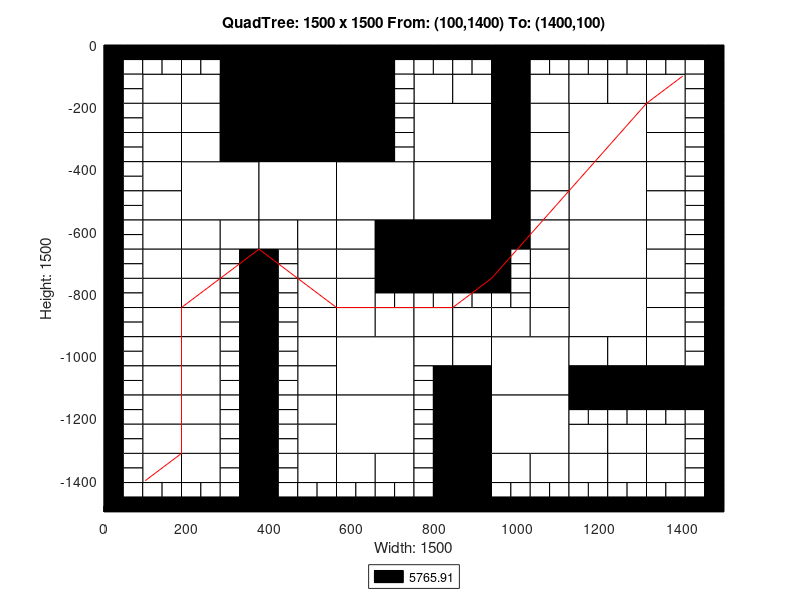

Recreate this plot in MATLAB.
axis([0 1500 -1500 0]);
title('QuadTree: 1500 x 1500 From: (100,1400) To: (1400,100)');
xlabel('Width: 1500');
ylabel('Height: 1500');
rectangle('Position',[375 -187.5 187.5 187.5], 'FaceColor',[0 0 0]);
rectangle('Position',[375 -375 187.5 187.5], 'FaceColor',[0 0 0]);
rectangle('Position',[187.5 -562.5 187.5 187.5], 'FaceColor',[1 1 1]);
rectangle('Position',[375 -562.5 187.5 187.5], 'FaceColor',[1 1 1]);
rectangle('Position',[562.5 -562.5 187.5 187.5], 'FaceColor',[1 1 1]);
rectangle('Position',[750 -375 187.5 187.5], 'FaceColor',[1 1 1]);
rectangle('Position',[1125 -375 187.5 187.5], 'FaceColor',[1 1 1]);
rectangle('Position',[750 -562.5 187.5 187.5], 'FaceColor',[1 1 1]);
rectangle('Position',[750 -750 187.5 187.5], 'FaceColor',[0 0 0]);
rectangle('Position',[1125 -562.5 187.5 187.5], 'FaceColor',[1 1 1]);
rectangle('Position',[1125 -750 187.5 187.5], 'FaceColor',[1 1 1]);
rectangle('Position',[562.5 -1125 187.5 187.5], 'FaceColor',[1 1 1]);
rectangle('Position',[562.5 -1312.5 187.5 187.5], 'FaceColor',[1 1 1]);
rectangle('Position',[937.5 -1125 187.5 187.5], 'FaceColor',[1 1 1]);
rectangle('Position',[1125 -937.5 187.5 187.5], 'FaceColor',[1 1 1]);
rectangle('Position',[937.5 -1312.5 187.5 187.5], 'FaceColor',[1 1 1]);
rectangle('Position',[93.75 -187.5 93.75 93.75], 'FaceColor',[1 1 1]);
rectangle('Position',[281.25 -93.75 93.75 93.75], 'FaceColor',[0 0 0]);
rectangle('Position',[187.5 -187.5 93.75 93.75], 'FaceColor',[1 1 1]);
rectangle('Position',[281.25 -187.5 93.75 93.75], 'FaceColor',[0 0 0]);
rectangle('Position',[93.75 -281.25 93.75 93.75], 'FaceColor',[1 1 1]);
rectangle('Position',[93.75 -375 93.75 93.75], 'FaceColor',[1 1 1]);
rectangle('Position',[187.5 -281.25 93.75 93.75], 'FaceColor',[1 1 1]);
rectangle('Position',[281.25 -281.25 93.75 93.75], 'FaceColor',[0 0 0]);
rectangle('Position',[187.5 -375 93.75 93.75], 'FaceColor',[1 1 1]);
rectangle('Position',[281.25 -375 93.75 93.75], 'FaceColor',[0 0 0]);
rectangle('Position',[562.5 -93.75 93.75 93.75], 'FaceColor',[0 0 0]);
rectangle('Position',[562.5 -187.5 93.75 93.75], 'FaceColor',[0 0 0]);
rectangle('Position',[562.5 -281.25 93.75 93.75], 'FaceColor',[0 0 0]);
rectangle('Position',[562.5 -375 93.75 93.75], 'FaceColor',[0 0 0]);
rectangle('Position',[93.75 -468.75 93.75 93.75], 'FaceColor',[1 1 1]);
rectangle('Position',[93.75 -562.5 93.75 93.75], 'FaceColor',[1 1 1]);
rectangle('Position',[93.75 -656.25 93.75 93.75], 'FaceColor',[1 1 1]);
rectangle('Position',[93.75 -750 93.75 93.75], 'FaceColor',[1 1 1]);
rectangle('Position',[187.5 -656.25 93.75 93.75], 'FaceColor',[1 1 1]);
rectangle('Position',[281.25 -656.25 93.75 93.75], 'FaceColor',[1 1 1]);
rectangle('Position',[187.5 -750 93.75 93.75], 'FaceColor',[1 1 1]);
rectangle('Position',[375 -656.25 93.75 93.75], 'FaceColor',[1 1 1]);
rectangle('Position',[468.75 -656.25 93.75 93.75], 'FaceColor',[1 1 1]);
rectangle('Position',[468.75 -750 93.75 93.75], 'FaceColor',[1 1 1]);
rectangle('Position',[562.5 -656.25 93.75 93.75], 'FaceColor',[1 1 1]);
rectangle('Position',[656.25 -656.25 93.75 93.75], 'FaceColor',[0 0 0]);
rectangle('Position',[562.5 -750 93.75 93.75], 'FaceColor',[1 1 1]);
rectangle('Position',[656.25 -750 93.75 93.75], 'FaceColor',[0 0 0]);
rectangle('Position',[750 -187.5 93.75 93.75], 'FaceColor',[1 1 1]);
rectangle('Position',[843.75 -187.5 93.75 93.75], 'FaceColor',[1 1 1]);
rectangle('Position',[937.5 -93.75 93.75 93.75], 'FaceColor',[0 0 0]);
rectangle('Position',[937.5 -187.5 93.75 93.75], 'FaceColor',[0 0 0]);
rectangle('Position',[1031.25 -187.5 93.75 93.75], 'FaceColor',[1 1 1]);
rectangle('Position',[937.5 -281.25 93.75 93.75], 'FaceColor',[0 0 0]);
rectangle('Position',[1031.25 -281.25 93.75 93.75], 'FaceColor',[1 1 1]);
rectangle('Position',[937.5 -375 93.75 93.75], 'FaceColor',[0 0 0]);
rectangle('Position',[1031.25 -375 93.75 93.75], 'FaceColor',[1 1 1]);
rectangle('Position',[1125 -187.5 93.75 93.75], 'FaceColor',[1 1 1]);
rectangle('Position',[1218.75 -187.5 93.75 93.75], 'FaceColor',[1 1 1]);
rectangle('Position',[1312.5 -187.5 93.75 93.75], 'FaceColor',[1 1 1]);
rectangle('Position',[1312.5 -281.25 93.75 93.75], 'FaceColor',[1 1 1]);
rectangle('Position',[1312.5 -375 93.75 93.75], 'FaceColor',[1 1 1]);
rectangle('Position',[937.5 -468.75 93.75 93.75], 'FaceColor',[0 0 0]);
rectangle('Position',[1031.25 -468.75 93.75 93.75], 'FaceColor',[1 1 1]);
rectangle('Position',[937.5 -562.5 93.75 93.75], 'FaceColor',[0 0 0]);
rectangle('Position',[1031.25 -562.5 93.75 93.75], 'FaceColor',[1 1 1]);
rectangle('Position',[937.5 -656.25 93.75 93.75], 'FaceColor',[0 0 0]);
rectangle('Position',[1031.25 -656.25 93.75 93.75], 'FaceColor',[1 1 1]);
rectangle('Position',[1031.25 -750 93.75 93.75], 'FaceColor',[1 1 1]);
rectangle('Position',[1312.5 -468.75 93.75 93.75], 'FaceColor',[1 1 1]);
rectangle('Position',[1312.5 -562.5 93.75 93.75], 'FaceColor',[1 1 1]);
rectangle('Position',[1312.5 -656.25 93.75 93.75], 'FaceColor',[1 1 1]);
rectangle('Position',[1312.5 -750 93.75 93.75], 'FaceColor',[1 1 1]);
rectangle('Position',[93.75 -843.75 93.75 93.75], 'FaceColor',[1 1 1]);
rectangle('Position',[93.75 -937.5 93.75 93.75], 'FaceColor',[1 1 1]);
rectangle('Position',[187.5 -843.75 93.75 93.75], 'FaceColor',[1 1 1]);
rectangle('Position',[187.5 -937.5 93.75 93.75], 'FaceColor',[1 1 1]);
rectangle('Position',[93.75 -1031.25 93.75 93.75], 'FaceColor',[1 1 1]);
rectangle('Position',[93.75 -1125 93.75 93.75], 'FaceColor',[1 1 1]);
rectangle('Position',[187.5 -1031.25 93.75 93.75], 'FaceColor',[1 1 1]);
rectangle('Position',[187.5 -1125 93.75 93.75], 'FaceColor',[1 1 1]);
rectangle('Position',[468.75 -843.75 93.75 93.75], 'FaceColor',[1 1 1]);
rectangle('Position',[468.75 -937.5 93.75 93.75], 'FaceColor',[1 1 1]);
rectangle('Position',[562.5 -843.75 93.75 93.75], 'FaceColor',[1 1 1]);
rectangle('Position',[562.5 -937.5 93.75 93.75], 'FaceColor',[1 1 1]);
rectangle('Position',[656.25 -937.5 93.75 93.75], 'FaceColor',[1 1 1]);
rectangle('Position',[468.75 -1031.25 93.75 93.75], 'FaceColor',[1 1 1]);
rectangle('Position',[468.75 -1125 93.75 93.75], 'FaceColor',[1 1 1]);
rectangle('Position',[93.75 -1218.75 93.75 93.75], 'FaceColor',[1 1 1]);
rectangle('Position',[93.75 -1312.5 93.75 93.75], 'FaceColor',[1 1 1]);
rectangle('Position',[187.5 -1218.75 93.75 93.75], 'FaceColor',[1 1 1]);
rectangle('Position',[187.5 -1312.5 93.75 93.75], 'FaceColor',[1 1 1]);
rectangle('Position',[93.75 -1406.25 93.75 93.75], 'FaceColor',[1 1 1]);
rectangle('Position',[187.5 -1406.25 93.75 93.75], 'FaceColor',[1 1 1]);
rectangle('Position',[468.75 -1218.75 93.75 93.75], 'FaceColor',[1 1 1]);
rectangle('Position',[468.75 -1312.5 93.75 93.75], 'FaceColor',[1 1 1]);
rectangle('Position',[468.75 -1406.25 93.75 93.75], 'FaceColor',[1 1 1]);
rectangle('Position',[562.5 -1406.25 93.75 93.75], 'FaceColor',[1 1 1]);
rectangle('Position',[656.25 -1406.25 93.75 93.75], 'FaceColor',[1 1 1]);
rectangle('Position',[750 -937.5 93.75 93.75], 'FaceColor',[1 1 1]);
rectangle('Position',[843.75 -937.5 93.75 93.75], 'FaceColor',[1 1 1]);
rectangle('Position',[1031.25 -843.75 93.75 93.75], 'FaceColor',[1 1 1]);
rectangle('Position',[937.5 -937.5 93.75 93.75], 'FaceColor',[1 1 1]);
rectangle('Position',[1031.25 -937.5 93.75 93.75], 'FaceColor',[1 1 1]);
rectangle('Position',[750 -1031.25 93.75 93.75], 'FaceColor',[1 1 1]);
rectangle('Position',[843.75 -1031.25 93.75 93.75], 'FaceColor',[1 1 1]);
rectangle('Position',[843.75 -1125 93.75 93.75], 'FaceColor',[0 0 0]);
rectangle('Position',[1312.5 -843.75 93.75 93.75], 'FaceColor',[1 1 1]);
rectangle('Position',[1312.5 -937.5 93.75 93.75], 'FaceColor',[1 1 1]);
rectangle('Position',[1125 -1031.25 93.75 93.75], 'FaceColor',[1 1 1]);
rectangle('Position',[1218.75 -1031.25 93.75 93.75], 'FaceColor',[1 1 1]);
rectangle('Position',[1125 -1125 93.75 93.75], 'FaceColor',[0 0 0]);
rectangle('Position',[1218.75 -1125 93.75 93.75], 'FaceColor',[0 0 0]);
rectangle('Position',[1312.5 -1031.25 93.75 93.75], 'FaceColor',[1 1 1]);
rectangle('Position',[1312.5 -1125 93.75 93.75], 'FaceColor',[0 0 0]);
rectangle('Position',[1406.25 -1125 93.75 93.75], 'FaceColor',[0 0 0]);
rectangle('Position',[843.75 -1218.75 93.75 93.75], 'FaceColor',[0 0 0]);
rectangle('Position',[843.75 -1312.5 93.75 93.75], 'FaceColor',[0 0 0]);
rectangle('Position',[843.75 -1406.25 93.75 93.75], 'FaceColor',[0 0 0]);
rectangle('Position',[843.75 -1500 93.75 93.75], 'FaceColor',[0 0 0]);
rectangle('Position',[937.5 -1406.25 93.75 93.75], 'FaceColor',[1 1 1]);
rectangle('Position',[1031.25 -1406.25 93.75 93.75], 'FaceColor',[1 1 1]);
rectangle('Position',[1125 -1312.5 93.75 93.75], 'FaceColor',[1 1 1]);
rectangle('Position',[1218.75 -1312.5 93.75 93.75], 'FaceColor',[1 1 1]);
rectangle('Position',[1312.5 -1312.5 93.75 93.75], 'FaceColor',[1 1 1]);
rectangle('Position',[1125 -1406.25 93.75 93.75], 'FaceColor',[1 1 1]);
rectangle('Position',[1218.75 -1406.25 93.75 93.75], 'FaceColor',[1 1 1]);
rectangle('Position',[1312.5 -1406.25 93.75 93.75], 'FaceColor',[1 1 1]);
rectangle('Position',[0 -46.875 46.875 46.875], 'FaceColor',[0 0 0]);
rectangle('Position',[46.875 -46.875 46.875 46.875], 'FaceColor',[0 0 0]);
rectangle('Position',[0 -93.75 46.875 46.875], 'FaceColor',[0 0 0]);
rectangle('Position',[46.875 -93.75 46.875 46.875], 'FaceColor',[1 1 1]);
rectangle('Position',[93.75 -46.875 46.875 46.875], 'FaceColor',[0 0 0]);
rectangle('Position',[140.625 -46.875 46.875 46.875], 'FaceColor',[0 0 0]);
rectangle('Position',[93.75 -93.75 46.875 46.875], 'FaceColor',[1 1 1]);
rectangle('Position',[140.625 -93.75 46.875 46.875], 'FaceColor',[1 1 1]);
rectangle('Position',[0 -140.625 46.875 46.875], 'FaceColor',[0 0 0]);
rectangle('Position',[46.875 -140.625 46.875 46.875], 'FaceColor',[1 1 1]);
rectangle('Position',[0 -187.5 46.875 46.875], 'FaceColor',[0 0 0]);
rectangle('Position',[46.875 -187.5 46.875 46.875], 'FaceColor',[1 1 1]);
rectangle('Position',[187.5 -46.875 46.875 46.875], 'FaceColor',[0 0 0]);
rectangle('Position',[234.375 -46.875 46.875 46.875], 'FaceColor',[0 0 0]);
rectangle('Position',[187.5 -93.75 46.875 46.875], 'FaceColor',[1 1 1]);
rectangle('Position',[234.375 -93.75 46.875 46.875], 'FaceColor',[1 1 1]);
rectangle('Position',[0 -234.375 46.875 46.875], 'FaceColor',[0 0 0]);
rectangle('Position',[46.875 -234.375 46.875 46.875], 'FaceColor',[1 1 1]);
rectangle('Position',[0 -281.25 46.875 46.875], 'FaceColor',[0 0 0]);
rectangle('Position',[46.875 -281.25 46.875 46.875], 'FaceColor',[1 1 1]);
rectangle('Position',[0 -328.125 46.875 46.875], 'FaceColor',[0 0 0]);
rectangle('Position',[46.875 -328.125 46.875 46.875], 'FaceColor',[1 1 1]);
rectangle('Position',[0 -375 46.875 46.875], 'FaceColor',[0 0 0]);
rectangle('Position',[46.875 -375 46.875 46.875], 'FaceColor',[1 1 1]);
rectangle('Position',[656.25 -46.875 46.875 46.875], 'FaceColor',[0 0 0]);
rectangle('Position',[703.125 -46.875 46.875 46.875], 'FaceColor',[0 0 0]);
rectangle('Position',[656.25 -93.75 46.875 46.875], 'FaceColor',[0 0 0]);
rectangle('Position',[703.125 -93.75 46.875 46.875], 'FaceColor',[1 1 1]);
rectangle('Position',[656.25 -140.625 46.875 46.875], 'FaceColor',[0 0 0]);
rectangle('Position',[703.125 -140.625 46.875 46.875], 'FaceColor',[1 1 1]);
rectangle('Position',[656.25 -187.5 46.875 46.875], 'FaceColor',[0 0 0]);
rectangle('Position',[703.125 -187.5 46.875 46.875], 'FaceColor',[1 1 1]);
rectangle('Position',[656.25 -234.375 46.875 46.875], 'FaceColor',[0 0 0]);
rectangle('Position',[703.125 -234.375 46.875 46.875], 'FaceColor',[1 1 1]);
rectangle('Position',[656.25 -281.25 46.875 46.875], 'FaceColor',[0 0 0]);
rectangle('Position',[703.125 -281.25 46.875 46.875], 'FaceColor',[1 1 1]);
rectangle('Position',[656.25 -328.125 46.875 46.875], 'FaceColor',[0 0 0]);
rectangle('Position',[703.125 -328.125 46.875 46.875], 'FaceColor',[1 1 1]);
rectangle('Position',[656.25 -375 46.875 46.875], 'FaceColor',[0 0 0]);
rectangle('Position',[703.125 -375 46.875 46.875], 'FaceColor',[1 1 1]);
rectangle('Position',[0 -421.875 46.875 46.875], 'FaceColor',[0 0 0]);
rectangle('Position',[46.875 -421.875 46.875 46.875], 'FaceColor',[1 1 1]);
rectangle('Position',[0 -468.75 46.875 46.875], 'FaceColor',[0 0 0]);
rectangle('Position',[46.875 -468.75 46.875 46.875], 'FaceColor',[1 1 1]);
rectangle('Position',[0 -515.625 46.875 46.875], 'FaceColor',[0 0 0]);
rectangle('Position',[46.875 -515.625 46.875 46.875], 'FaceColor',[1 1 1]);
rectangle('Position',[0 -562.5 46.875 46.875], 'FaceColor',[0 0 0]);
rectangle('Position',[46.875 -562.5 46.875 46.875], 'FaceColor',[1 1 1]);
rectangle('Position',[0 -609.375 46.875 46.875], 'FaceColor',[0 0 0]);
rectangle('Position',[46.875 -609.375 46.875 46.875], 'FaceColor',[1 1 1]);
rectangle('Position',[0 -656.25 46.875 46.875], 'FaceColor',[0 0 0]);
rectangle('Position',[46.875 -656.25 46.875 46.875], 'FaceColor',[1 1 1]);
rectangle('Position',[0 -703.125 46.875 46.875], 'FaceColor',[0 0 0]);
rectangle('Position',[46.875 -703.125 46.875 46.875], 'FaceColor',[1 1 1]);
rectangle('Position',[0 -750 46.875 46.875], 'FaceColor',[0 0 0]);
rectangle('Position',[46.875 -750 46.875 46.875], 'FaceColor',[1 1 1]);
rectangle('Position',[281.25 -703.125 46.875 46.875], 'FaceColor',[1 1 1]);
rectangle('Position',[328.125 -703.125 46.875 46.875], 'FaceColor',[0 0 0]);
rectangle('Position',[281.25 -750 46.875 46.875], 'FaceColor',[1 1 1]);
rectangle('Position',[328.125 -750 46.875 46.875], 'FaceColor',[0 0 0]);
rectangle('Position',[375 -703.125 46.875 46.875], 'FaceColor',[0 0 0]);
rectangle('Position',[421.875 -703.125 46.875 46.875], 'FaceColor',[1 1 1]);
rectangle('Position',[375 -750 46.875 46.875], 'FaceColor',[0 0 0]);
rectangle('Position',[421.875 -750 46.875 46.875], 'FaceColor',[1 1 1]);
rectangle('Position',[750 -46.875 46.875 46.875], 'FaceColor',[0 0 0]);
rectangle('Position',[796.875 -46.875 46.875 46.875], 'FaceColor',[0 0 0]);
rectangle('Position',[750 -93.75 46.875 46.875], 'FaceColor',[1 1 1]);
rectangle('Position',[796.875 -93.75 46.875 46.875], 'FaceColor',[1 1 1]);
rectangle('Position',[843.75 -46.875 46.875 46.875], 'FaceColor',[0 0 0]);
rectangle('Position',[890.625 -46.875 46.875 46.875], 'FaceColor',[0 0 0]);
rectangle('Position',[843.75 -93.75 46.875 46.875], 'FaceColor',[1 1 1]);
rectangle('Position',[890.625 -93.75 46.875 46.875], 'FaceColor',[1 1 1]);
rectangle('Position',[1031.25 -46.875 46.875 46.875], 'FaceColor',[0 0 0]);
rectangle('Position',[1078.12 -46.875 46.875 46.875], 'FaceColor',[0 0 0]);
rectangle('Position',[1031.25 -93.75 46.875 46.875], 'FaceColor',[1 1 1]);
rectangle('Position',[1078.12 -93.75 46.875 46.875], 'FaceColor',[1 1 1]);
rectangle('Position',[1125 -46.875 46.875 46.875], 'FaceColor',[0 0 0]);
rectangle('Position',[1171.88 -46.875 46.875 46.875], 'FaceColor',[0 0 0]);
rectangle('Position',[1125 -93.75 46.875 46.875], 'FaceColor',[1 1 1]);
rectangle('Position',[1171.88 -93.75 46.875 46.875], 'FaceColor',[1 1 1]);
rectangle('Position',[1218.75 -46.875 46.875 46.875], 'FaceColor',[0 0 0]);
rectangle('Position',[1265.62 -46.875 46.875 46.875], 'FaceColor',[0 0 0]);
rectangle('Position',[1218.75 -93.75 46.875 46.875], 'FaceColor',[1 1 1]);
rectangle('Position',[1265.62 -93.75 46.875 46.875], 'FaceColor',[1 1 1]);
rectangle('Position',[1312.5 -46.875 46.875 46.875], 'FaceColor',[0 0 0]);
rectangle('Position',[1359.38 -46.875 46.875 46.875], 'FaceColor',[0 0 0]);
rectangle('Position',[1312.5 -93.75 46.875 46.875], 'FaceColor',[1 1 1]);
rectangle('Position',[1359.38 -93.75 46.875 46.875], 'FaceColor',[1 1 1]);
rectangle('Position',[1406.25 -46.875 46.875 46.875], 'FaceColor',[0 0 0]);
rectangle('Position',[1453.12 -46.875 46.875 46.875], 'FaceColor',[0 0 0]);
rectangle('Position',[1406.25 -93.75 46.875 46.875], 'FaceColor',[1 1 1]);
rectangle('Position',[1453.12 -93.75 46.875 46.875], 'FaceColor',[0 0 0]);
rectangle('Position',[1406.25 -140.625 46.875 46.875], 'FaceColor',[1 1 1]);
rectangle('Position',[1453.12 -140.625 46.875 46.875], 'FaceColor',[0 0 0]);
rectangle('Position',[1406.25 -187.5 46.875 46.875], 'FaceColor',[1 1 1]);
rectangle('Position',[1453.12 -187.5 46.875 46.875], 'FaceColor',[0 0 0]);
rectangle('Position',[1406.25 -234.375 46.875 46.875], 'FaceColor',[1 1 1]);
rectangle('Position',[1453.12 -234.375 46.875 46.875], 'FaceColor',[0 0 0]);
rectangle('Position',[1406.25 -281.25 46.875 46.875], 'FaceColor',[1 1 1]);
rectangle('Position',[1453.12 -281.25 46.875 46.875], 'FaceColor',[0 0 0]);
rectangle('Position',[1406.25 -328.125 46.875 46.875], 'FaceColor',[1 1 1]);
rectangle('Position',[1453.12 -328.125 46.875 46.875], 'FaceColor',[0 0 0]);
rectangle('Position',[1406.25 -375 46.875 46.875], 'FaceColor',[1 1 1]);
rectangle('Position',[1453.12 -375 46.875 46.875], 'FaceColor',[0 0 0]);
rectangle('Position',[937.5 -703.125 46.875 46.875], 'FaceColor',[0 0 0]);
rectangle('Position',[984.375 -703.125 46.875 46.875], 'FaceColor',[1 1 1]);
rectangle('Position',[937.5 -750 46.875 46.875], 'FaceColor',[0 0 0]);
rectangle('Position',[984.375 -750 46.875 46.875], 'FaceColor',[1 1 1]);
rectangle('Position',[1406.25 -421.875 46.875 46.875], 'FaceColor',[1 1 1]);
rectangle('Position',[1453.12 -421.875 46.875 46.875], 'FaceColor',[0 0 0]);
rectangle('Position',[1406.25 -468.75 46.875 46.875], 'FaceColor',[1 1 1]);
rectangle('Position',[1453.12 -468.75 46.875 46.875], 'FaceColor',[0 0 0]);
rectangle('Position',[1406.25 -515.625 46.875 46.875], 'FaceColor',[1 1 1]);
rectangle('Position',[1453.12 -515.625 46.875 46.875], 'FaceColor',[0 0 0]);
rectangle('Position',[1406.25 -562.5 46.875 46.875], 'FaceColor',[1 1 1]);
rectangle('Position',[1453.12 -562.5 46.875 46.875], 'FaceColor',[0 0 0]);
rectangle('Position',[1406.25 -609.375 46.875 46.875], 'FaceColor',[1 1 1]);
rectangle('Position',[1453.12 -609.375 46.875 46.875], 'FaceColor',[0 0 0]);
rectangle('Position',[1406.25 -656.25 46.875 46.875], 'FaceColor',[1 1 1]);
rectangle('Position',[1453.12 -656.25 46.875 46.875], 'FaceColor',[0 0 0]);
rectangle('Position',[1406.25 -703.125 46.875 46.875], 'FaceColor',[1 1 1]);
rectangle('Position',[1453.12 -703.125 46.875 46.875], 'FaceColor',[0 0 0]);
rectangle('Position',[1406.25 -750 46.875 46.875], 'FaceColor',[1 1 1]);
rectangle('Position',[1453.12 -750 46.875 46.875], 'FaceColor',[0 0 0]);
rectangle('Position',[0 -796.875 46.875 46.875], 'FaceColor',[0 0 0]);
rectangle('Position',[46.875 -796.875 46.875 46.875], 'FaceColor',[1 1 1]);
rectangle('Position',[0 -843.75 46.875 46.875], 'FaceColor',[0 0 0]);
rectangle('Position',[46.875 -843.75 46.875 46.875], 'FaceColor',[1 1 1]);
rectangle('Position',[0 -890.625 46.875 46.875], 'FaceColor',[0 0 0]);
rectangle('Position',[46.875 -890.625 46.875 46.875], 'FaceColor',[1 1 1]);
rectangle('Position',[0 -937.5 46.875 46.875], 'FaceColor',[0 0 0]);
rectangle('Position',[46.875 -937.5 46.875 46.875], 'FaceColor',[1 1 1]);
rectangle('Position',[281.25 -796.875 46.875 46.875], 'FaceColor',[1 1 1]);
rectangle('Position',[328.125 -796.875 46.875 46.875], 'FaceColor',[0 0 0]);
rectangle('Position',[281.25 -843.75 46.875 46.875], 'FaceColor',[1 1 1]);
rectangle('Position',[328.125 -843.75 46.875 46.875], 'FaceColor',[0 0 0]);
rectangle('Position',[281.25 -890.625 46.875 46.875], 'FaceColor',[1 1 1]);
rectangle('Position',[328.125 -890.625 46.875 46.875], 'FaceColor',[0 0 0]);
rectangle('Position',[281.25 -937.5 46.875 46.875], 'FaceColor',[1 1 1]);
rectangle('Position',[328.125 -937.5 46.875 46.875], 'FaceColor',[0 0 0]);
rectangle('Position',[0 -984.375 46.875 46.875], 'FaceColor',[0 0 0]);
rectangle('Position',[46.875 -984.375 46.875 46.875], 'FaceColor',[1 1 1]);
rectangle('Position',[0 -1031.25 46.875 46.875], 'FaceColor',[0 0 0]);
rectangle('Position',[46.875 -1031.25 46.875 46.875], 'FaceColor',[1 1 1]);
rectangle('Position',[0 -1078.12 46.875 46.875], 'FaceColor',[0 0 0]);
rectangle('Position',[46.875 -1078.12 46.875 46.875], 'FaceColor',[1 1 1]);
rectangle('Position',[0 -1125 46.875 46.875], 'FaceColor',[0 0 0]);
rectangle('Position',[46.875 -1125 46.875 46.875], 'FaceColor',[1 1 1]);
rectangle('Position',[281.25 -984.375 46.875 46.875], 'FaceColor',[1 1 1]);
rectangle('Position',[328.125 -984.375 46.875 46.875], 'FaceColor',[0 0 0]);
rectangle('Position',[281.25 -1031.25 46.875 46.875], 'FaceColor',[1 1 1]);
rectangle('Position',[328.125 -1031.25 46.875 46.875], 'FaceColor',[0 0 0]);
rectangle('Position',[281.25 -1078.12 46.875 46.875], 'FaceColor',[1 1 1]);
rectangle('Position',[328.125 -1078.12 46.875 46.875], 'FaceColor',[0 0 0]);
rectangle('Position',[281.25 -1125 46.875 46.875], 'FaceColor',[1 1 1]);
rectangle('Position',[328.125 -1125 46.875 46.875], 'FaceColor',[0 0 0]);
rectangle('Position',[375 -796.875 46.875 46.875], 'FaceColor',[0 0 0]);
rectangle('Position',[421.875 -796.875 46.875 46.875], 'FaceColor',[1 1 1]);
rectangle('Position',[375 -843.75 46.875 46.875], 'FaceColor',[0 0 0]);
rectangle('Position',[421.875 -843.75 46.875 46.875], 'FaceColor',[1 1 1]);
rectangle('Position',[375 -890.625 46.875 46.875], 'FaceColor',[0 0 0]);
rectangle('Position',[421.875 -890.625 46.875 46.875], 'FaceColor',[1 1 1]);
rectangle('Position',[375 -937.5 46.875 46.875], 'FaceColor',[0 0 0]);
rectangle('Position',[421.875 -937.5 46.875 46.875], 'FaceColor',[1 1 1]);
rectangle('Position',[656.25 -796.875 46.875 46.875], 'FaceColor',[0 0 0]);
rectangle('Position',[703.125 -796.875 46.875 46.875], 'FaceColor',[0 0 0]);
rectangle('Position',[656.25 -843.75 46.875 46.875], 'FaceColor',[1 1 1]);
rectangle('Position',[703.125 -843.75 46.875 46.875], 'FaceColor',[1 1 1]);
rectangle('Position',[375 -984.375 46.875 46.875], 'FaceColor',[0 0 0]);
rectangle('Position',[421.875 -984.375 46.875 46.875], 'FaceColor',[1 1 1]);
rectangle('Position',[375 -1031.25 46.875 46.875], 'FaceColor',[0 0 0]);
rectangle('Position',[421.875 -1031.25 46.875 46.875], 'FaceColor',[1 1 1]);
rectangle('Position',[375 -1078.12 46.875 46.875], 'FaceColor',[0 0 0]);
rectangle('Position',[421.875 -1078.12 46.875 46.875], 'FaceColor',[1 1 1]);
rectangle('Position',[375 -1125 46.875 46.875], 'FaceColor',[0 0 0]);
rectangle('Position',[421.875 -1125 46.875 46.875], 'FaceColor',[1 1 1]);
rectangle('Position',[0 -1171.88 46.875 46.875], 'FaceColor',[0 0 0]);
rectangle('Position',[46.875 -1171.88 46.875 46.875], 'FaceColor',[1 1 1]);
rectangle('Position',[0 -1218.75 46.875 46.875], 'FaceColor',[0 0 0]);
rectangle('Position',[46.875 -1218.75 46.875 46.875], 'FaceColor',[1 1 1]);
rectangle('Position',[0 -1265.62 46.875 46.875], 'FaceColor',[0 0 0]);
rectangle('Position',[46.875 -1265.62 46.875 46.875], 'FaceColor',[1 1 1]);
rectangle('Position',[0 -1312.5 46.875 46.875], 'FaceColor',[0 0 0]);
rectangle('Position',[46.875 -1312.5 46.875 46.875], 'FaceColor',[1 1 1]);
rectangle('Position',[281.25 -1171.88 46.875 46.875], 'FaceColor',[1 1 1]);
rectangle('Position',[328.125 -1171.88 46.875 46.875], 'FaceColor',[0 0 0]);
rectangle('Position',[281.25 -1218.75 46.875 46.875], 'FaceColor',[1 1 1]);
rectangle('Position',[328.125 -1218.75 46.875 46.875], 'FaceColor',[0 0 0]);
rectangle('Position',[281.25 -1265.62 46.875 46.875], 'FaceColor',[1 1 1]);
rectangle('Position',[328.125 -1265.62 46.875 46.875], 'FaceColor',[0 0 0]);
rectangle('Position',[281.25 -1312.5 46.875 46.875], 'FaceColor',[1 1 1]);
rectangle('Position',[328.125 -1312.5 46.875 46.875], 'FaceColor',[0 0 0]);
rectangle('Position',[0 -1359.38 46.875 46.875], 'FaceColor',[0 0 0]);
rectangle('Position',[46.875 -1359.38 46.875 46.875], 'FaceColor',[1 1 1]);
rectangle('Position',[0 -1406.25 46.875 46.875], 'FaceColor',[0 0 0]);
rectangle('Position',[46.875 -1406.25 46.875 46.875], 'FaceColor',[1 1 1]);
rectangle('Position',[0 -1453.12 46.875 46.875], 'FaceColor',[0 0 0]);
rectangle('Position',[46.875 -1453.12 46.875 46.875], 'FaceColor',[1 1 1]);
rectangle('Position',[0 -1500 46.875 46.875], 'FaceColor',[0 0 0]);
rectangle('Position',[46.875 -1500 46.875 46.875], 'FaceColor',[0 0 0]);
rectangle('Position',[93.75 -1453.12 46.875 46.875], 'FaceColor',[1 1 1]);
rectangle('Position',[140.625 -1453.12 46.875 46.875], 'FaceColor',[1 1 1]);
rectangle('Position',[93.75 -1500 46.875 46.875], 'FaceColor',[0 0 0]);
rectangle('Position',[140.625 -1500 46.875 46.875], 'FaceColor',[0 0 0]);
rectangle('Position',[281.25 -1359.38 46.875 46.875], 'FaceColor',[1 1 1]);
rectangle('Position',[328.125 -1359.38 46.875 46.875], 'FaceColor',[0 0 0]);
rectangle('Position',[281.25 -1406.25 46.875 46.875], 'FaceColor',[1 1 1]);
rectangle('Position',[328.125 -1406.25 46.875 46.875], 'FaceColor',[0 0 0]);
rectangle('Position',[187.5 -1453.12 46.875 46.875], 'FaceColor',[1 1 1]);
rectangle('Position',[234.375 -1453.12 46.875 46.875], 'FaceColor',[1 1 1]);
rectangle('Position',[187.5 -1500 46.875 46.875], 'FaceColor',[0 0 0]);
rectangle('Position',[234.375 -1500 46.875 46.875], 'FaceColor',[0 0 0]);
rectangle('Position',[281.25 -1453.12 46.875 46.875], 'FaceColor',[1 1 1]);
rectangle('Position',[328.125 -1453.12 46.875 46.875], 'FaceColor',[0 0 0]);
rectangle('Position',[281.25 -1500 46.875 46.875], 'FaceColor',[0 0 0]);
rectangle('Position',[328.125 -1500 46.875 46.875], 'FaceColor',[0 0 0]);
rectangle('Position',[375 -1171.88 46.875 46.875], 'FaceColor',[0 0 0]);
rectangle('Position',[421.875 -1171.88 46.875 46.875], 'FaceColor',[1 1 1]);
rectangle('Position',[375 -1218.75 46.875 46.875], 'FaceColor',[0 0 0]);
rectangle('Position',[421.875 -1218.75 46.875 46.875], 'FaceColor',[1 1 1]);
rectangle('Position',[375 -1265.62 46.875 46.875], 'FaceColor',[0 0 0]);
rectangle('Position',[421.875 -1265.62 46.875 46.875], 'FaceColor',[1 1 1]);
rectangle('Position',[375 -1312.5 46.875 46.875], 'FaceColor',[0 0 0]);
rectangle('Position',[421.875 -1312.5 46.875 46.875], 'FaceColor',[1 1 1]);
rectangle('Position',[375 -1359.38 46.875 46.875], 'FaceColor',[0 0 0]);
rectangle('Position',[421.875 -1359.38 46.875 46.875], 'FaceColor',[1 1 1]);
rectangle('Position',[375 -1406.25 46.875 46.875], 'FaceColor',[0 0 0]);
rectangle('Position',[421.875 -1406.25 46.875 46.875], 'FaceColor',[1 1 1]);
rectangle('Position',[375 -1453.12 46.875 46.875], 'FaceColor',[0 0 0]);
rectangle('Position',[421.875 -1453.12 46.875 46.875], 'FaceColor',[1 1 1]);
rectangle('Position',[375 -1500 46.875 46.875], 'FaceColor',[0 0 0]);
rectangle('Position',[421.875 -1500 46.875 46.875], 'FaceColor',[0 0 0]);
rectangle('Position',[468.75 -1453.12 46.875 46.875], 'FaceColor',[1 1 1]);
rectangle('Position',[515.625 -1453.12 46.875 46.875], 'FaceColor',[1 1 1]);
rectangle('Position',[468.75 -1500 46.875 46.875], 'FaceColor',[0 0 0]);
rectangle('Position',[515.625 -1500 46.875 46.875], 'FaceColor',[0 0 0]);
rectangle('Position',[562.5 -1453.12 46.875 46.875], 'FaceColor',[1 1 1]);
rectangle('Position',[609.375 -1453.12 46.875 46.875], 'FaceColor',[1 1 1]);
rectangle('Position',[562.5 -1500 46.875 46.875], 'FaceColor',[0 0 0]);
rectangle('Position',[609.375 -1500 46.875 46.875], 'FaceColor',[0 0 0]);
rectangle('Position',[656.25 -1453.12 46.875 46.875], 'FaceColor',[1 1 1]);
rectangle('Position',[703.125 -1453.12 46.875 46.875], 'FaceColor',[1 1 1]);
rectangle('Position',[656.25 -1500 46.875 46.875], 'FaceColor',[0 0 0]);
rectangle('Position',[703.125 -1500 46.875 46.875], 'FaceColor',[0 0 0]);
rectangle('Position',[750 -796.875 46.875 46.875], 'FaceColor',[0 0 0]);
rectangle('Position',[796.875 -796.875 46.875 46.875], 'FaceColor',[0 0 0]);
rectangle('Position',[750 -843.75 46.875 46.875], 'FaceColor',[1 1 1]);
rectangle('Position',[796.875 -843.75 46.875 46.875], 'FaceColor',[1 1 1]);
rectangle('Position',[843.75 -796.875 46.875 46.875], 'FaceColor',[0 0 0]);
rectangle('Position',[890.625 -796.875 46.875 46.875], 'FaceColor',[0 0 0]);
rectangle('Position',[843.75 -843.75 46.875 46.875], 'FaceColor',[1 1 1]);
rectangle('Position',[890.625 -843.75 46.875 46.875], 'FaceColor',[1 1 1]);
rectangle('Position',[937.5 -796.875 46.875 46.875], 'FaceColor',[0 0 0]);
rectangle('Position',[984.375 -796.875 46.875 46.875], 'FaceColor',[1 1 1]);
rectangle('Position',[937.5 -843.75 46.875 46.875], 'FaceColor',[1 1 1]);
rectangle('Position',[984.375 -843.75 46.875 46.875], 'FaceColor',[1 1 1]);
rectangle('Position',[750 -1078.12 46.875 46.875], 'FaceColor',[1 1 1]);
rectangle('Position',[796.875 -1078.12 46.875 46.875], 'FaceColor',[0 0 0]);
rectangle('Position',[750 -1125 46.875 46.875], 'FaceColor',[1 1 1]);
rectangle('Position',[796.875 -1125 46.875 46.875], 'FaceColor',[0 0 0]);
rectangle('Position',[1406.25 -796.875 46.875 46.875], 'FaceColor',[1 1 1]);
rectangle('Position',[1453.12 -796.875 46.875 46.875], 'FaceColor',[0 0 0]);
rectangle('Position',[1406.25 -843.75 46.875 46.875], 'FaceColor',[1 1 1]);
rectangle('Position',[1453.12 -843.75 46.875 46.875], 'FaceColor',[0 0 0]);
rectangle('Position',[1406.25 -890.625 46.875 46.875], 'FaceColor',[1 1 1]);
rectangle('Position',[1453.12 -890.625 46.875 46.875], 'FaceColor',[0 0 0]);
rectangle('Position',[1406.25 -937.5 46.875 46.875], 'FaceColor',[1 1 1]);
rectangle('Position',[1453.12 -937.5 46.875 46.875], 'FaceColor',[0 0 0]);
rectangle('Position',[1406.25 -984.375 46.875 46.875], 'FaceColor',[1 1 1]);
rectangle('Position',[1453.12 -984.375 46.875 46.875], 'FaceColor',[0 0 0]);
rectangle('Position',[1406.25 -1031.25 46.875 46.875], 'FaceColor',[1 1 1]);
rectangle('Position',[1453.12 -1031.25 46.875 46.875], 'FaceColor',[0 0 0]);
rectangle('Position',[750 -1171.88 46.875 46.875], 'FaceColor',[1 1 1]);
rectangle('Position',[796.875 -1171.88 46.875 46.875], 'FaceColor',[0 0 0]);
rectangle('Position',[750 -1218.75 46.875 46.875], 'FaceColor',[1 1 1]);
rectangle('Position',[796.875 -1218.75 46.875 46.875], 'FaceColor',[0 0 0]);
rectangle('Position',[750 -1265.62 46.875 46.875], 'FaceColor',[1 1 1]);
rectangle('Position',[796.875 -1265.62 46.875 46.875], 'FaceColor',[0 0 0]);
rectangle('Position',[750 -1312.5 46.875 46.875], 'FaceColor',[1 1 1]);
rectangle('Position',[796.875 -1312.5 46.875 46.875], 'FaceColor',[0 0 0]);
rectangle('Position',[750 -1359.38 46.875 46.875], 'FaceColor',[1 1 1]);
rectangle('Position',[796.875 -1359.38 46.875 46.875], 'FaceColor',[0 0 0]);
rectangle('Position',[750 -1406.25 46.875 46.875], 'FaceColor',[1 1 1]);
rectangle('Position',[796.875 -1406.25 46.875 46.875], 'FaceColor',[0 0 0]);
rectangle('Position',[750 -1453.12 46.875 46.875], 'FaceColor',[1 1 1]);
rectangle('Position',[796.875 -1453.12 46.875 46.875], 'FaceColor',[0 0 0]);
rectangle('Position',[750 -1500 46.875 46.875], 'FaceColor',[0 0 0]);
rectangle('Position',[796.875 -1500 46.875 46.875], 'FaceColor',[0 0 0]);
rectangle('Position',[937.5 -1453.12 46.875 46.875], 'FaceColor',[1 1 1]);
rectangle('Position',[984.375 -1453.12 46.875 46.875], 'FaceColor',[1 1 1]);
rectangle('Position',[937.5 -1500 46.875 46.875], 'FaceColor',[0 0 0]);
rectangle('Position',[984.375 -1500 46.875 46.875], 'FaceColor',[0 0 0]);
rectangle('Position',[1031.25 -1453.12 46.875 46.875], 'FaceColor',[1 1 1]);
rectangle('Position',[1078.12 -1453.12 46.875 46.875], 'FaceColor',[1 1 1]);
rectangle('Position',[1031.25 -1500 46.875 46.875], 'FaceColor',[0 0 0]);
rectangle('Position',[1078.12 -1500 46.875 46.875], 'FaceColor',[0 0 0]);
rectangle('Position',[1125 -1171.88 46.875 46.875], 'FaceColor',[0 0 0]);
rectangle('Position',[1171.88 -1171.88 46.875 46.875], 'FaceColor',[0 0 0]);
rectangle('Position',[1125 -1218.75 46.875 46.875], 'FaceColor',[1 1 1]);
rectangle('Position',[1171.88 -1218.75 46.875 46.875], 'FaceColor',[1 1 1]);
rectangle('Position',[1218.75 -1171.88 46.875 46.875], 'FaceColor',[0 0 0]);
rectangle('Position',[1265.62 -1171.88 46.875 46.875], 'FaceColor',[0 0 0]);
rectangle('Position',[1218.75 -1218.75 46.875 46.875], 'FaceColor',[1 1 1]);
rectangle('Position',[1265.62 -1218.75 46.875 46.875], 'FaceColor',[1 1 1]);
rectangle('Position',[1312.5 -1171.88 46.875 46.875], 'FaceColor',[0 0 0]);
rectangle('Position',[1359.38 -1171.88 46.875 46.875], 'FaceColor',[0 0 0]);
rectangle('Position',[1312.5 -1218.75 46.875 46.875], 'FaceColor',[1 1 1]);
rectangle('Position',[1359.38 -1218.75 46.875 46.875], 'FaceColor',[1 1 1]);
rectangle('Position',[1406.25 -1171.88 46.875 46.875], 'FaceColor',[0 0 0]);
rectangle('Position',[1453.12 -1171.88 46.875 46.875], 'FaceColor',[0 0 0]);
rectangle('Position',[1406.25 -1218.75 46.875 46.875], 'FaceColor',[1 1 1]);
rectangle('Position',[1453.12 -1218.75 46.875 46.875], 'FaceColor',[0 0 0]);
rectangle('Position',[1406.25 -1265.62 46.875 46.875], 'FaceColor',[1 1 1]);
rectangle('Position',[1453.12 -1265.62 46.875 46.875], 'FaceColor',[0 0 0]);
rectangle('Position',[1406.25 -1312.5 46.875 46.875], 'FaceColor',[1 1 1]);
rectangle('Position',[1453.12 -1312.5 46.875 46.875], 'FaceColor',[0 0 0]);
rectangle('Position',[1125 -1453.12 46.875 46.875], 'FaceColor',[1 1 1]);
rectangle('Position',[1171.88 -1453.12 46.875 46.875], 'FaceColor',[1 1 1]);
rectangle('Position',[1125 -1500 46.875 46.875], 'FaceColor',[0 0 0]);
rectangle('Position',[1171.88 -1500 46.875 46.875], 'FaceColor',[0 0 0]);
rectangle('Position',[1218.75 -1453.12 46.875 46.875], 'FaceColor',[1 1 1]);
rectangle('Position',[1265.62 -1453.12 46.875 46.875], 'FaceColor',[1 1 1]);
rectangle('Position',[1218.75 -1500 46.875 46.875], 'FaceColor',[0 0 0]);
rectangle('Position',[1265.62 -1500 46.875 46.875], 'FaceColor',[0 0 0]);
rectangle('Position',[1406.25 -1359.38 46.875 46.875], 'FaceColor',[1 1 1]);
rectangle('Position',[1453.12 -1359.38 46.875 46.875], 'FaceColor',[0 0 0]);
rectangle('Position',[1406.25 -1406.25 46.875 46.875], 'FaceColor',[1 1 1]);
rectangle('Position',[1453.12 -1406.25 46.875 46.875], 'FaceColor',[0 0 0]);
rectangle('Position',[1312.5 -1453.12 46.875 46.875], 'FaceColor',[1 1 1]);
rectangle('Position',[1359.38 -1453.12 46.875 46.875], 'FaceColor',[1 1 1]);
rectangle('Position',[1312.5 -1500 46.875 46.875], 'FaceColor',[0 0 0]);
rectangle('Position',[1359.38 -1500 46.875 46.875], 'FaceColor',[0 0 0]);
rectangle('Position',[1406.25 -1453.12 46.875 46.875], 'FaceColor',[1 1 1]);
rectangle('Position',[1453.12 -1453.12 46.875 46.875], 'FaceColor',[0 0 0]);
rectangle('Position',[1406.25 -1500 46.875 46.875], 'FaceColor',[0 0 0]);
rectangle('Position',[1453.12 -1500 46.875 46.875], 'FaceColor',[0 0 0]);
X=[1400,1400,1312.5,1125,1125,937.5,937.5,843.75,843.75,843.75,562.5,468.75,375,375,375,281.25,187.5,187.5,187.5,187.5,187.5,187.5,187.5,100];
Y=[-100,-100,-187.5,-468.75,-468.75,-750,-750,-843.75,-843.75,-843.75,-843.75,-750,-656.25,-656.25,-656.25,-750,-843.75,-843.75,-1031.25,-1125,-1125,-1218.75,-1312.5,-1400];
hold on;
plot(X,Y,'r');
legend('5765.91','Location','southoutside');
